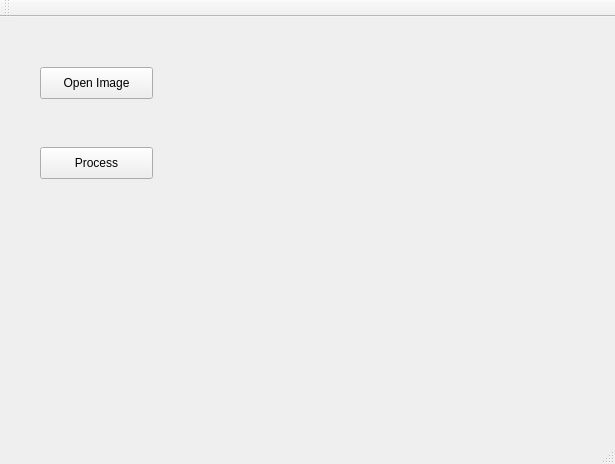
<?xml version="1.0" encoding="UTF-8"?>
<ui version="4.0">
 <class>MainWindow</class>
 <widget class="QMainWindow" name="MainWindow">
  <property name="geometry">
   <rect>
    <x>0</x>
    <y>0</y>
    <width>615</width>
    <height>464</height>
   </rect>
  </property>
  <property name="windowTitle">
   <string>MainWindow</string>
  </property>
  <widget class="QWidget" name="centralWidget">
   <widget class="QPushButton" name="pushButton">
    <property name="geometry">
     <rect>
      <x>40</x>
      <y>50</y>
      <width>113</width>
      <height>32</height>
     </rect>
    </property>
    <property name="text">
     <string>Open Image</string>
    </property>
   </widget>
   <widget class="QPushButton" name="pushButton_2">
    <property name="geometry">
     <rect>
      <x>40</x>
      <y>130</y>
      <width>113</width>
      <height>32</height>
     </rect>
    </property>
    <property name="text">
     <string>Process</string>
    </property>
   </widget>
   <widget class="QLabel" name="label">
    <property name="geometry">
     <rect>
      <x>169</x>
      <y>25</y>
      <width>421</width>
      <height>361</height>
     </rect>
    </property>
    <property name="text">
     <string/>
    </property>
   </widget>
  </widget>
  <widget class="QMenuBar" name="menuBar">
   <property name="geometry">
    <rect>
     <x>0</x>
     <y>0</y>
     <width>615</width>
     <height>22</height>
    </rect>
   </property>
  </widget>
  <widget class="QToolBar" name="mainToolBar">
   <attribute name="toolBarArea">
    <enum>TopToolBarArea</enum>
   </attribute>
   <attribute name="toolBarBreak">
    <bool>false</bool>
   </attribute>
  </widget>
  <widget class="QStatusBar" name="statusBar"/>
 </widget>
 <layoutdefault spacing="6" margin="11"/>
 <resources/>
 <connections/>
</ui>
